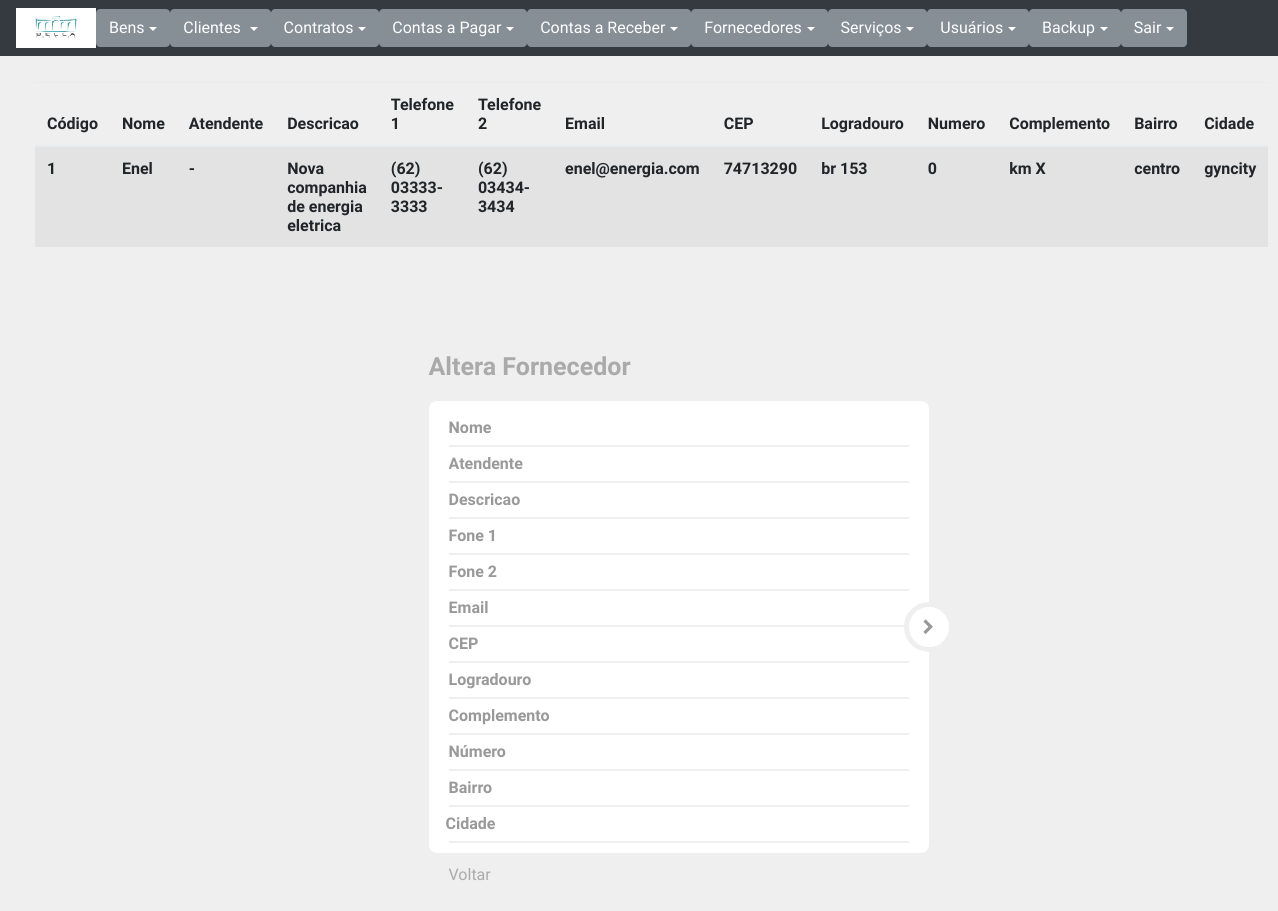
The page /alteraFornecedor.php?id=1 (signed in) on the database its author committed.
### tables this page shows
CREATE TABLE `fornecedor` (
  `id` int(11) NOT NULL AUTO_INCREMENT,
  `nome` varchar(50) NOT NULL,
  `atendente` varchar(40) NOT NULL,
  `descricao` varchar(60) NOT NULL,
  `fone1` varchar(15) NOT NULL,
  `fone2` varchar(15) NOT NULL,
  `email` varchar(80) NOT NULL,
  `cep` int(11) NOT NULL,
  `logradouro` varchar(60) NOT NULL,
  `numero` int(11) NOT NULL,
  `complemento` varchar(60) DEFAULT NULL,
  `bairro` varchar(40) NOT NULL,
  `cidade` varchar(50) NOT NULL,
  PRIMARY KEY (`id`)
);

### alteraFornecedor.php (the view, shortened to what this page needs)
<?php
require "modelo.php";
require "connect.php";
if (!isset($_GET['id'])) {
    echo "Esse Fornecedor não existe. Você será redirecionado para a listagem de fornecedores.";
    header ("refresh:3;url=listarFornecedor.php");
}else {
    $sql= "SELECT * FROM fornecedor where id=?";
    $resultado = $con->prepare($sql);
    $resultado->bindParam(1, $_GET['id']);
    $resultado->execute();
    $row = $resultado->fetchObject();
?>
    <div class='table-responsive col-md-12'>
        <table class='table table-striped'>
            <thead>
                <tr>
                <?php
					echo "<th><b>Código</b></th>";
                    echo "<th><b>Nome</b></th>";
					echo "<th><b>Atendente</b></th>";
					echo "<th><b>Descricao</b></th>";
					echo "<th><b>Telefone 1</b></th>";
					echo "<th><b>Telefone 2</b></th>";
					echo "<th><b>Email</b></th>";
					echo "<th><b>CEP</b></th>";
                    echo "<th><b>Logradouro</b></th>";
                    echo "<th><b>Numero</b></th>";
                    echo "<th><b>Complemento</b></th>";
                    echo "<th><b>Bairro</b></th>";
                    echo "<th><b>Cidade</b></th>";
                    ?>
                </tr>
            </thead>
    </div>
	<tbody>
<?php
				echo "<td><b>{$row->id}</b></td>";
                echo "<td><b>{$row->nome}</b></td>";
				echo "<td><b>{$row->atendente}</b></td>";
				echo "<td><b>{$row->descricao}</b></td>";
				echo "<td><b>{$row->fone1}</b></td>";
				echo "<td><b>{$row->fone2}</b></td>";
				echo "<td><b>{$row->email}</b></td>";
                echo "<td><b>{$row->cep}</b></td>";
                echo "<td><b>{$row->logradouro}</b></td>";
                echo "<td><b>{$row->numero}</b></td>";
                echo "<td><b>{$row->complemento}</b></td>";
                echo "<td><b>{$row->bairro}</b></td>";
                echo "<td><b>{$row->cidade}</b></td>";
?>
    </tbody>
    <div style="margin-left:33%;padding:70px 0">
        <div class="logo">Altera Fornecedor</div>
        <div class="login-form-1">
            <form id="login-form" class="text-left" method="post" action="alteraFornecedorin.php">
                <div style="width:500px" class="main-login-form">
                    <div class="login-group">
                        <div class="form-group">
                            <input type="text" class="form-control" id="cl_nome" name="cl_nome" placeholder="Nome" maxlength="50"   />
                        </div>
						<div class="form-group">
                            <input type="text" class="form-control" id="cl_aten" name="cl_aten" placeholder="Atendente" maxlength="40"   />
                        </div>
						<div class="form-group">
                            <input type="text" class="form-control" id="cl_desc" name="cl_desc" placeholder="Descricao" maxlength="60" />
                        </div>
						<div class="form-group">
                            <input type="text" class="form-control" id="cl_fone1" name="cl_fone1" placeholder="Fone 1" maxlength="15"   />
                        </div>
						<div class="form-group">
                            <input type="text" class="form-control" id="cl_fone2" name="cl_fone2" placeholder="Fone 2" maxlength="15"   />
                        </div>
						<div class="form-group">
                            <input type="text" class="form-control" id="cl_email" name="cl_email" placeholder="Email" maxlength="80"   />
                        </div>
                        <div class="form-group">
                            <input type="number" class="form-control" id="cl_cep" name="cl_cep" placeholder="CEP"   />
                        </div>
                        <div class="form-group">
                            <input type="text" class="form-control" id="cl_rua" name="cl_rua" placeholder="Logradouro" maxlength="60"   />
                        </div>
                        <div class="form-group">
                            <input type="text" class="form-control" id="cl_comp" name="cl_comp" placeholder="Complemento" maxlength="60"   />
                        </div>
                        <div class="form-group">
                            <input type="text" class="form-control" id="cl_numend" name="cl_numend" placeholder="Número" maxlength="10"   />
                        </div>
                        <div class="form-group">
                            <input type="text" class="form-control" id="cl_bairro" name="cl_bairro" placeholder="Bairro" maxlength="40"   />
                        </div>
                        <div class="form-group">
                            <div class="row">
                                <div class="col-xs-3">
                                    <div class="form-group">
                                        <input type="text" class="form-control" id="cl_city" name="cl_city" placeholder="   Cidade" maxlength="50"   />
                                    </div>
                                </div>
							</div>
						</div>
                    </div>
                    <button type="submit" class="login-button"><i class="fa fa-chevron-right"></i></button>
                </div>
                <div class="etc-login-form">
                    <a href="listarFornecedor.php">Voltar</a>
                </div>
            </form>
        </div>
    </div>
</body>
<?php } ?>
    </html>

### css/style.css (style rules this page uses)
html, body { background: #efefef; padding: 10px; font-family: 'Varela Round'; }
a { color: #aaaaaa; transition: all ease-in-out 200ms; }
.etc-login-form { color: #919191; padding: 10px 20px; }
.login-form-1 { max-width: 300px; border-radius: 5px; display: inline-block; }
.main-login-form { position: relative; }
.login-form-1 .form-control { border: 0; box-shadow: 0 0 0; border-radius: 0; background: transparent; color: #555555; padding: 7px 0; font-weight: bold; height:auto; }
.login-form-1 .form-group { margin-bottom: 0; border-bottom: 2px solid #efefef; padding-right: 20px; position: relative; }
.login-form-1 .form-group:last-child { border-bottom: 0; }
.login-group { background: #ffffff; color: #999999; border-radius: 8px; padding: 10px 20px; }
.login-form-1 .login-button { position: absolute; right: -25px; top: 50%; background: #ffffff; color: #999999; padding: 11px 0; width: 50px; height: 50px; margin-top: -25px; border: 5px solid #efefef; border-radius: 50%; transition: all ease-in-out 500ms; }
.logo { padding: 15px 0; font-size: 25px; color: #aaaaaa; font-weight: bold; }

### css/nav.css (style rules this page uses)
body { min-height: 75rem; padding-top: 4.5rem; }

### rows shown on the page
fornecedor: id "1", nome "Enel", atendente "-", descricao "Nova companhia de energia eletrica", fone1 "(62) 03333-3333", fone2 "(62) 03434-3434", email "enel@energia.com", cep "74713290", logradouro "br 153", numero "0", complemento "km X", bairro "centro", cidade "gyncity"
